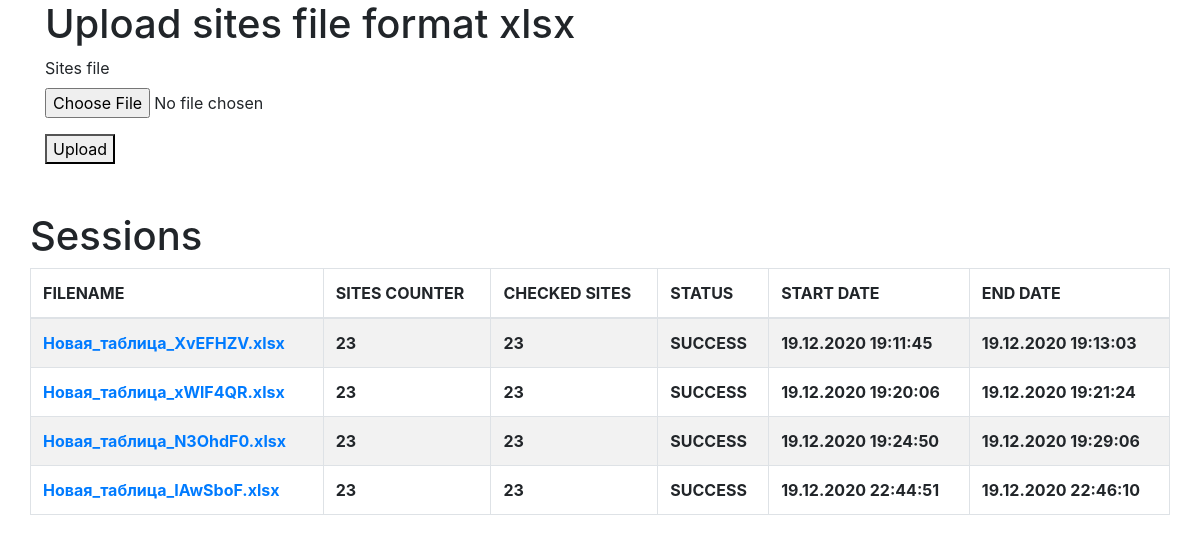
The page / on the database its author committed.
### users/models.py (models this page shows, shortened)
class Session(models.Model):
    PENDING, STARTED, SUCCESS, FAILURE = range(4)
    TYPE_CHOICES = (
        (PENDING, 'PENDING'),
        (STARTED, 'STARTED'),
        (SUCCESS, 'SUCCESS'),
        (FAILURE, 'FAILURE')
    )
    sites_file = models.FileField(upload_to='sites', null=True, blank=True)
    sites_counter = models.PositiveIntegerField(default=0)
    status = models.PositiveSmallIntegerField(
        choices=TYPE_CHOICES, default=STARTED)
    start_date = models.DateTimeField(null=True, blank=True)
    end_date = models.DateTimeField(null=True, blank=True)
    def filename(self):
        return os.path.basename(self.sites_file.name)

### users/views.py (the view)
# urls.py: 2. Add a URL to urlpatterns:  path('', views.home, name='home')
def home(request):
    if request.method == 'POST':
        form = SessionForm(request.POST, request.FILES)
        if form.is_valid():
            instance = form.save()
            count = count_sites_from_file(instance)
            return redirect('home')
    else:
        form = SessionForm()
    sessions = Session.objects.annotate(checked_count=Count(
        'sites', filter=Q(sites__is_checked=True))).all()
    return render(request, 'home.html', {
        'form': form,
        'sessions': sessions
    })

### users/forms.py
class SessionForm(forms.ModelForm):
    class Meta:
        model = Session
        fields = ('sites_file', )

### templates/home.html (shortened to what this page needs)
{% extends 'base.html' %}
{% load crispy_forms_tags %}
{% load static %}
{% block content %}
<div class="row mb-5">
    <div class="col-md-12">
        <h1>Upload sites file format xlsx</h1>
        <form method="post" enctype="multipart/form-data">
            {{ form|crispy }}
            <button type="submit">Upload</button>
        </form>
    </div>
</div>
<div class="row">
    <h1>Sessions</h1>
    <table cellspacing=0 class="table table-bordered table-hover table-inverse table-striped" id='example' width=100%>
        <thead>
            <tr>
                <th>FILENAME</th>
                <th>SITES COUNTER</th>
                <th>CHECKED SITES</th>
                <th>STATUS</th>
                <th>START DATE</th>
                <th>END DATE</th>
            </tr>
        </thead>
        <tfoot>
            <tbody>
                {% for session in sessions %}
                <tr>
                    <th><a href="{% url 'session' session.pk %}">{{ session.filename }}</a></th>
                    <th>{{ session.sites_counter }}</th>
                    <th>{{ session.checked_count }}</th>
                    <th>{{ session.get_status_display }}</th>
                    <th>{{ session.start_date|date:'d.m.Y H:i:s' }}</th>
                    <th>{{ session.end_date|date:'d.m.Y H:i:s' }}</th>
                </tr>
                {% endfor %}
            </tbody>
        </tfoot>
    </table>
</div>
{% endblock %}

### rows shown on the page
Session: filename "Новая_таблица_XvEFHZV.xlsx", sites_counter "23", checked_count "23", status "SUCCESS", start_date "19.12.2020 19:11:45", end_date "19.12.2020 19:13:03"
Session: filename "Новая_таблица_xWlF4QR.xlsx", sites_counter "23", checked_count "23", status "SUCCESS", start_date "19.12.2020 19:20:06", end_date "19.12.2020 19:21:24"
Session: filename "Новая_таблица_N3OhdF0.xlsx", sites_counter "23", checked_count "23", status "SUCCESS", start_date "19.12.2020 19:24:50", end_date "19.12.2020 19:29:06"
Session: filename "Новая_таблица_IAwSboF.xlsx", sites_counter "23", checked_count "23", status "SUCCESS", start_date "19.12.2020 22:44:51", end_date "19.12.2020 22:46:10"
